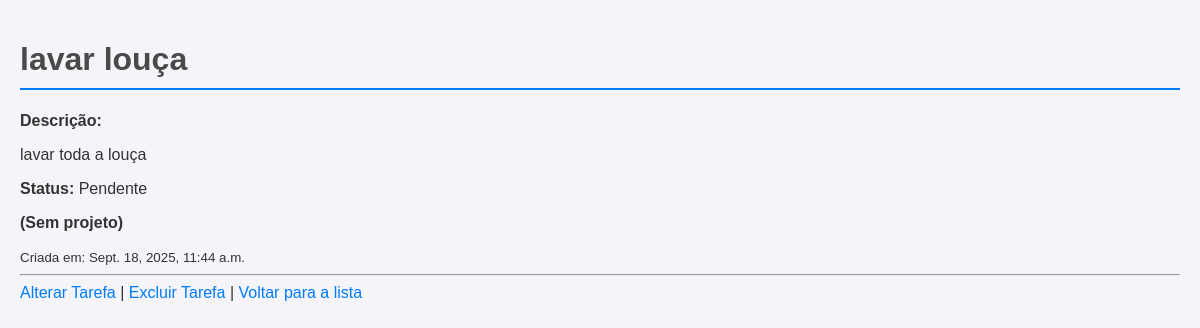
The page /tarefas/2/ on the database its author committed.
### tarefas/models.py (models this page shows, shortened)
class Tarefa(models.Model):
    titulo = models.CharField(max_length=200)
    descricao = models.TextField(blank=True, null=True)
    data_criacao = models.DateTimeField(auto_now_add=True)
    concluida = models.BooleanField(default=False)
    projeto = models.ForeignKey(Projeto, on_delete=models.CASCADE, null=True, blank=True)

### tarefas/views.py (the view)
# urls.py: path('<int:tarefa_id>/', views.detalhe_tarefa, name='detalhe_tarefa'),
def detalhe_tarefa(request, tarefa_id):
    tarefa = get_object_or_404(Tarefa, pk=tarefa_id)
    return render(request, 'tarefas/detalhe.html', {'tarefa': tarefa})

### tarefas/templates/tarefas/detalhe.html (shortened to what this page needs)
<!DOCTYPE html>
<html lang="pt-br">
<head>
    {% load static %}
    <link rel="stylesheet" href="{% static 'detalhe/detalhe.css' %}">
</head>
<body>
    <h1>{{ tarefa.titulo }}</h1>
    <p><strong>Descrição:</strong> {{ tarefa.descricao|linebreaks }}</p>
    <p><strong>Status:</strong> {% if tarefa.concluida %}Concluída{% else %}Pendente{% endif %}</p>
    <p>{% if tarefa.projeto %}
        <strong>Projeto:</strong>
        <a href="{% url 'detalhe_projeto' tarefa.projeto.id %}">
            {{ tarefa.projeto.nome }}
        </a>
        {% else %}
        <strong>(Sem projeto)</strong>
        {% endif %}
    </p>
    <small>Criada em: {{ tarefa.data_criacao }}</small>
    <hr>
    <a href="{% url 'alterar_tarefa' tarefa.id %}">Alterar Tarefa</a> |
    <a href="{% url 'excluir_tarefa' tarefa.id %}">Excluir Tarefa</a> |
    <a href="{% url 'lista_tarefas' %}">Voltar para a lista</a>
</body>
</html>

### tarefas/static/detalhe/detalhe.css (style rules this page uses)
body { font-family: sans-serif; background-color: #f4f4f9; color: #333; margin: 0; padding: 20px; }
h1 { color: #4a4a4a; border-bottom: 2px solid #007bff; padding-bottom: 10px; }
a { color: #007bff; text-decoration: none; }

### rows shown on the page
Tarefa: titulo "lavar louça", descricao "lavar toda a louça", data_criacao "Sept. 18, 2025, 11:44 a.m."
